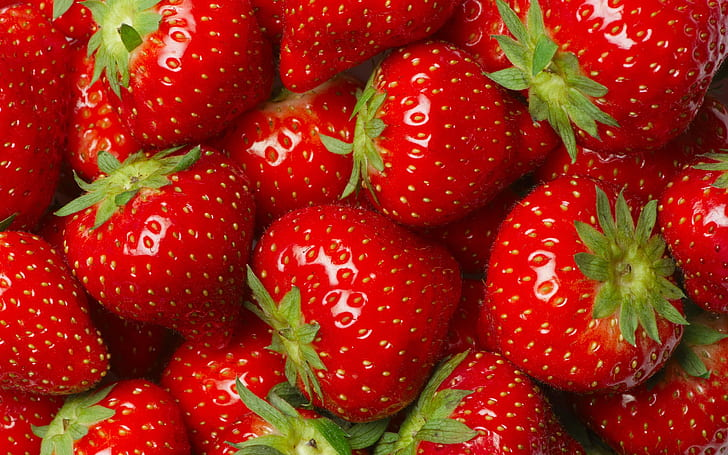
#> input picture Day02/images/strawberries.jpg, 728 x 455 px
$ jupyter execute 03_ColorImageProcessing.ipynb
#> lines starting #> are read from the running program, lines starting #| are printed output that depends on the picture
# Image Intensity Slicing

###### Import required libraries

[cell 1]
import cv2
import numpy as np
import matplotlib.pyplot as plt

[cell 2]
img = cv2.imread('../images/strawberries.jpg')
#> img is the input picture: shape (455, 728, 3); mean B, G, R 20.8, 38.7, 159.3
img =  cv2.cvtColor(img,cv2.COLOR_BGR2RGB)
fig = plt.figure(figsize=(10,10))
plt.imshow(img,cmap = 'gray')
plt.axis('off')

[cell 3]
fig = plt.figure(figsize=(20,20))
R=img[:,:,0]
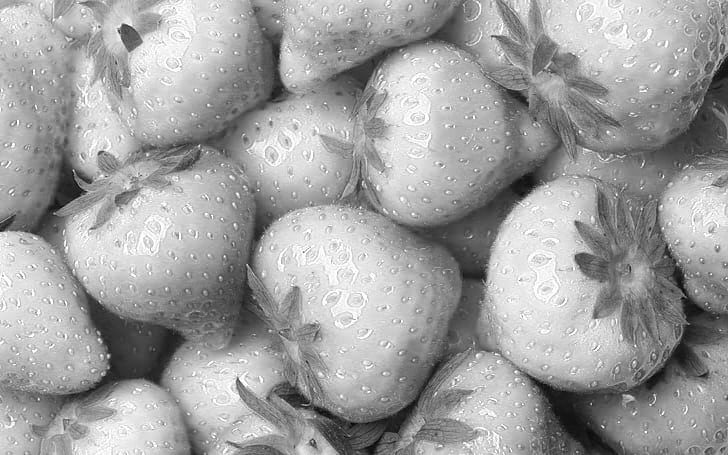
#> R: shape (455, 728); min 0, max 255, mean 159.3
G=img[:,:,1]
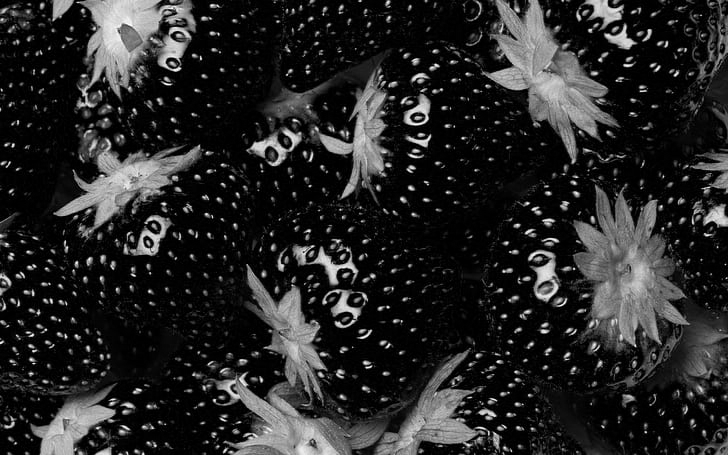
#> G: shape (455, 728); min 0, max 255, mean 38.7
B=img[:,:,2]
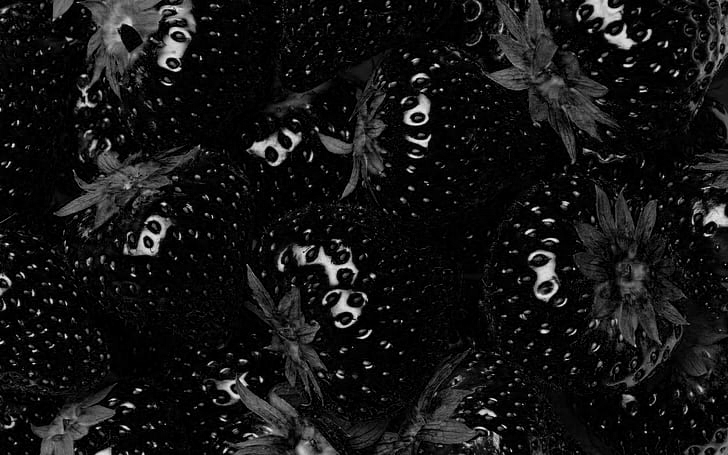
#> B: shape (455, 728); min 0, max 255, mean 20.8
ax = fig.add_subplot(1,3,1)
ax.imshow(R,cmap = 'gray')
ax.set_title('R')
ax.axis('off')

ax = fig.add_subplot(1,3,2)
ax.imshow(G,cmap = 'gray')
ax.set_title("G")
ax.axis('off')


ax = fig.add_subplot(1,3,3)
ax.imshow(B,cmap = 'gray')
ax.set_title("B")
ax.axis('off')

plt.show()

[cell 4]
img = cv2.imread('../images/strawberries.jpg')
disp_img =  cv2.cvtColor(img,cv2.COLOR_BGR2RGB)

# CMYK Image

[cell 5]
#cmyk
K = 1 - np.max(img, axis=2)
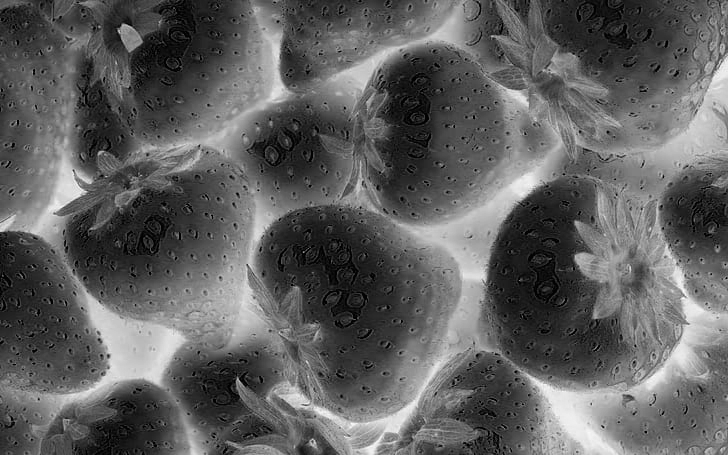
#> K: shape (455, 728); min 2, max 255, mean 96.1
C = (1-img[...,2] - K)/(1-K)
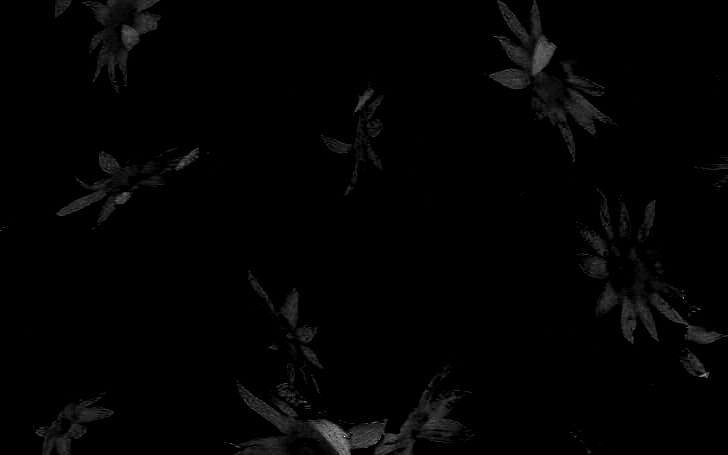
#> C: shape (455, 728) float64; min 0, max 1, mean 0.0114
M = (1-img[...,1] - K)/(1-K)
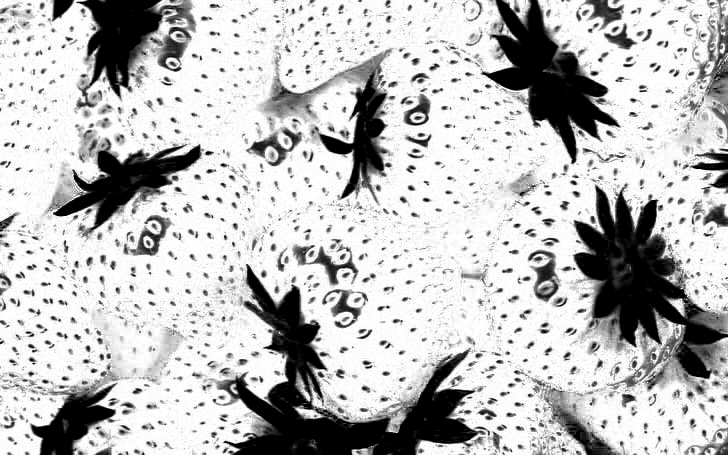
#> M: shape (455, 728) float64; min 0, max 1, mean 0.748

Y = (1-img[...,0] - K)/(1-K)
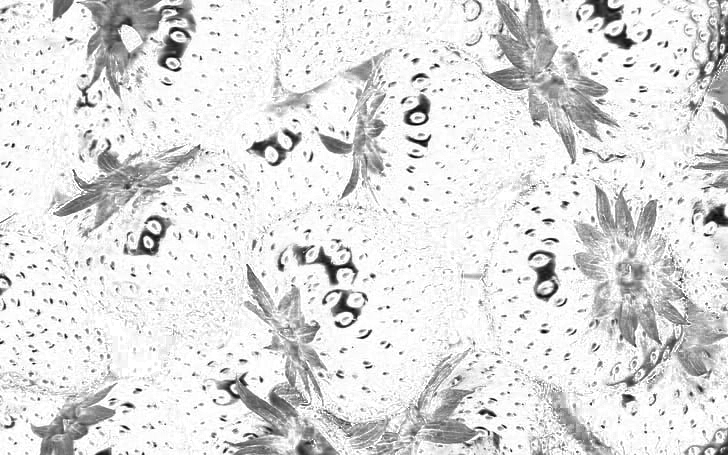
#> Y: shape (455, 728) float64; min 0, max 1, mean 0.876
CMYK_image= (np.dstack((C,M,Y,K)) * 255).astype(np.uint8)
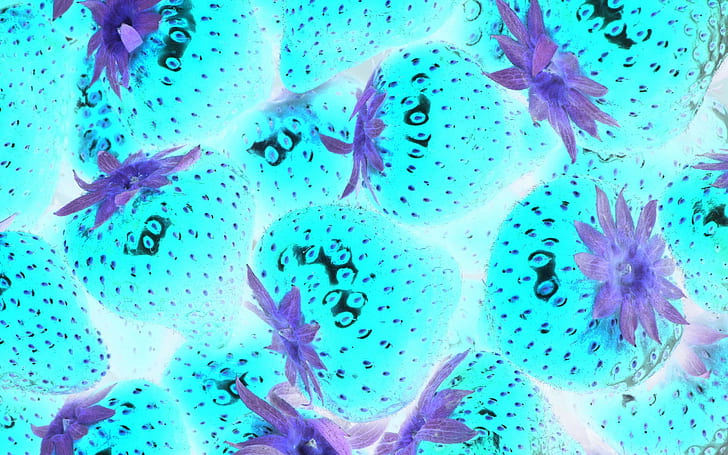
#> CMYK_image: shape (455, 728, 4); mean R, G, B, A 2.9, 190.3, 223.1, 159.9; transparent parts drawn white

[cell 6]
fig = plt.figure(figsize=(20,20))

ax = fig.add_subplot(1,4,1)
ax.imshow(CMYK_image[:,:,0],cmap = 'gray',vmin=0, vmax=255)
ax.set_title('K')
ax.axis('off')

ax = fig.add_subplot(1,4,2)
ax.imshow(CMYK_image[:,:,1],cmap = 'gray',vmin=0, vmax=255)
ax.set_title("C")
ax.axis('off')


ax = fig.add_subplot(1,4,3)
ax.imshow(CMYK_image[:,:,2],cmap = 'gray',vmin=0, vmax=255)
ax.set_title("M")
ax.axis('off')

ax = fig.add_subplot(1,4,4)
ax.imshow(CMYK_image[:,:,3],cmap = 'gray',vmin=0, vmax=255)
ax.set_title("Y")
ax.axis('off')


plt.show()
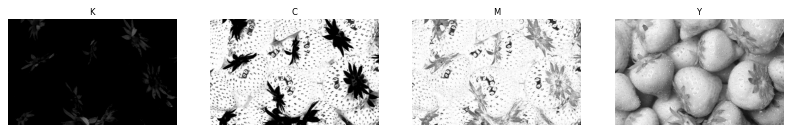
#> figure drawn by matplotlib, 4 panels

# HSV Image

[cell 7]
#hsv

img = cv2.imread('../images/strawberries.jpg')
# img =  cv2.cvtColor(img,cv2.COLOR_BGR2RGB)

hsv_image = cv2.cvtColor(img, cv2.COLOR_BGR2HSV)
#> hsv_image: shape (455, 728, 3); mean H, S, V 31.4, 225.1, 160.9

[cell 8]
fig = plt.figure(figsize=(20,20))

ax = fig.add_subplot(1,3,1)
ax.imshow(hsv_image[:,:,0],cmap = 'gray' )
ax.set_title('H')
ax.axis('off')

ax = fig.add_subplot(1,3,2)
ax.imshow(hsv_image[:,:,1],cmap = 'gray' )
ax.set_title("S")
ax.axis('off')


ax = fig.add_subplot(1,3,3)
ax.imshow(hsv_image[:,:,2],cmap = 'gray')
ax.set_title("V")
ax.axis('off')

plt.show()
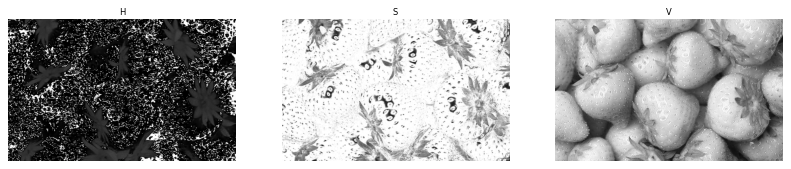
#> figure drawn by matplotlib, 3 panels
